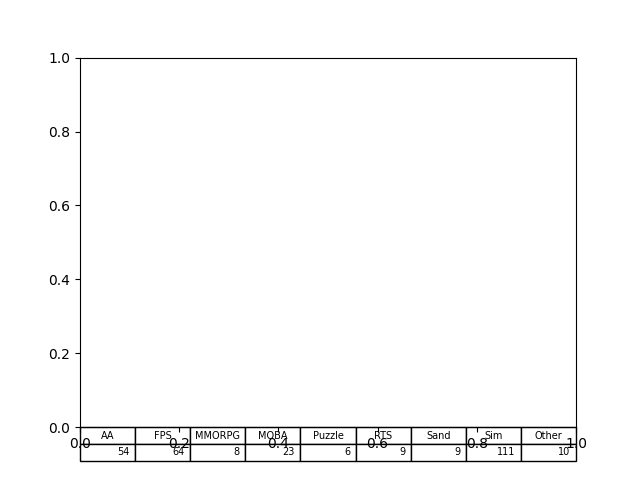

Source code (Python):
import matplotlib.pyplot as plt
import pandas as pd

df = pd.read_csv('test.csv')

left = [1,2,3,4,5,6,7,8,9]

scoreSum = [0,0,0,0,0,0,0,0,0]
count = [0,0,0,0,0,0,0,0,0]


label = ['Action/Adventure', 'First/Third Person Shooter', 'MMORPG (Massively Multiplayer Online Role Play Game)', 'MOBA (Multiplayer Online Battle Arena)', 'Puzzle', 'Real Time Strategy', 'Sandbox', 'Simulation and Sports']

tick_label = ['AA', 'FPS', 'MMORPG', 'MOBA', 'Puzzle', 'RTS', 'Sand', 'Sim', 'Other']

for x in range(df.shape[0]):
	print('Respondant Score:', df.iloc[x,1])
	response = df.iloc[x, 5]
	if (response not in label):
		scoreSum[8] += df.iloc[x,1]
		count[8] += 1
	else:	
		for y in range(8):
			if response == label[y]:
				print('match found')
				count[y] += 1
				break

print(scoreSum)
print(count)


for x in range(len(count)):
	count[x] = str(count[x])

celltxt = [count]

plt.table(cellText=celltxt, colLabels=tick_label)

# plt.xlabel('most common genre')
# plt.ylabel('number of respondants')

plt.savefig('table_genre_num.png')
